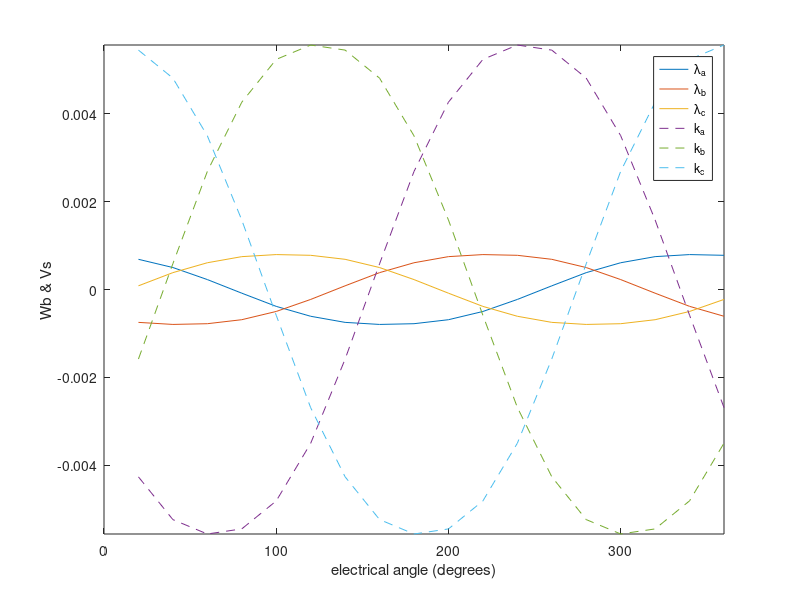
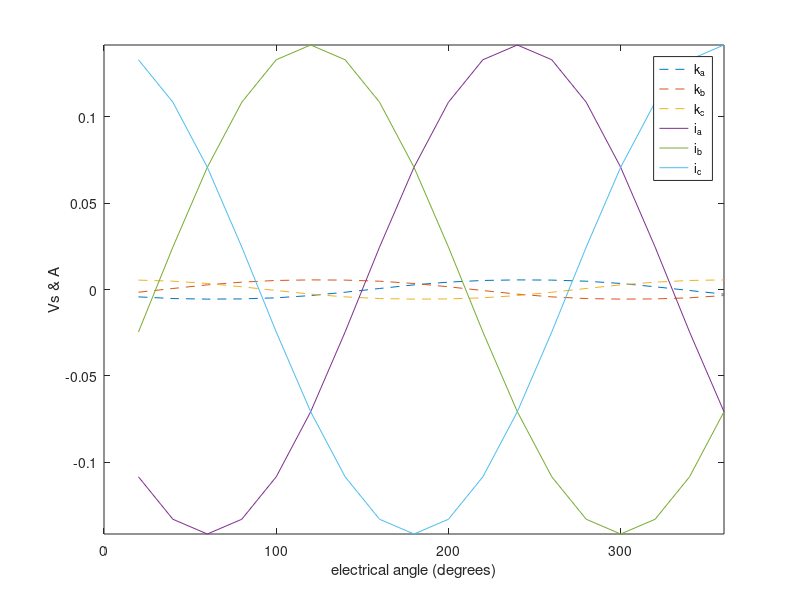
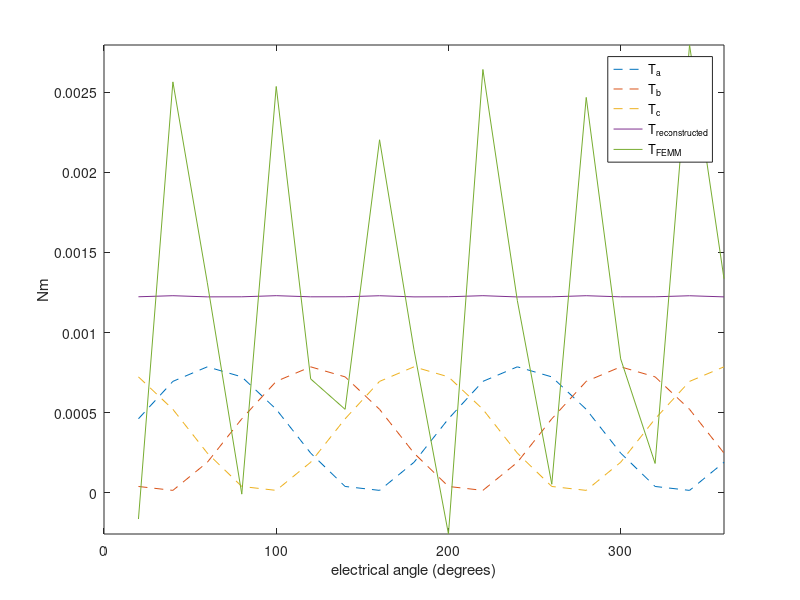

Here is the MATLAB script that generated these plots, in order:
close all; clear all; clc

%% input data
NumberPoles = 14; 

%% extract FEMM data
Data = csvread('mesh_size_calc.csv',1,0);
Angle = Data(:,1);
Torque = Data(:,2);
FluxLinkage = Data(:,3:5);
 Current = Data(:,6:8);

%% calculations
K = circshift(FluxLinkage, [-round(length(Angle)*(90)/360),0])*NumberPoles/2;  % differentiate in frequency domain
T = K.*Current;

%% plotting
figure
plot(Angle, FluxLinkage)
hold on
plot(Angle,  K,'--')
hold off
legend('\lambda_a', '\lambda_b', '\lambda_c', 'k_a', 'k_b', 'k_c')
xlabel('electrical angle (degrees)')
ylabel('Wb & Vs')
axis([0 360 -inf inf])

figure
plot(Angle,  K,'--')
hold on
plot(Angle, Current)
hold off
legend('k_a', 'k_b', 'k_c', 'i_a', 'i_b', 'i_c')
xlabel('electrical angle (degrees)')
ylabel('Vs & A')
axis([0 360 -inf inf])


figure
plot(Angle,  T,'--')
hold on
plot(Angle, sum(T,2),Angle , Torque)
hold off
legend('T_a', 'T_b', 'T_c', 'T_{reconstructed}', 'T_{FEMM}')
xlabel('electrical angle (degrees)')
ylabel('Nm')
axis([0 360 -inf inf])

FluxLinkageRMS = max(max(FluxLinkage))/sqrt(2);
AverageTorque = mean(Torque);


Ke = FluxLinkageRMS*NumberPoles/2
Kt = Ke*3

